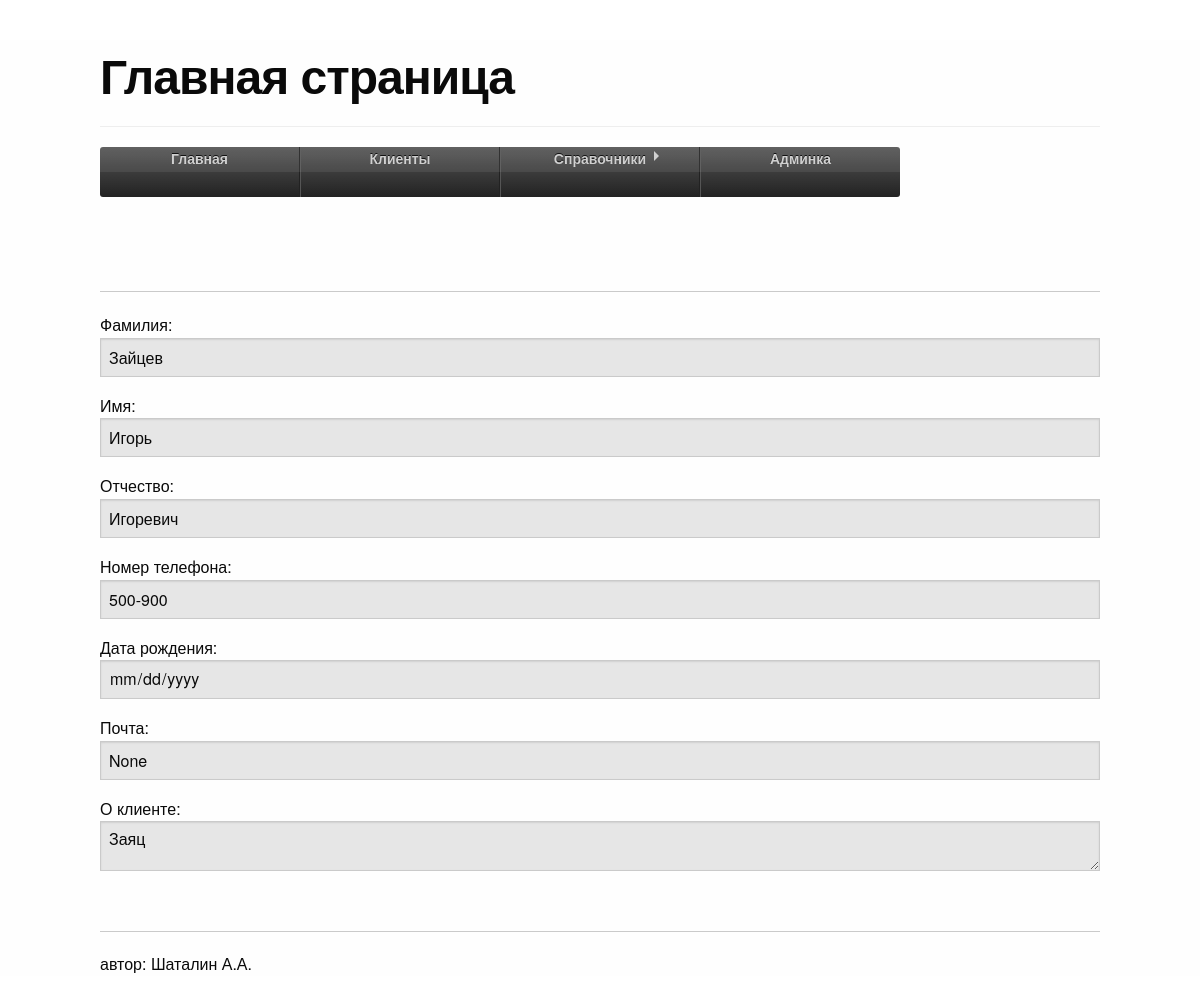
Screenshot of /clients/get/4/ with the database file from the repository.
### clientlist/models.py (models this page shows, shortened)
class Clients(models.Model):
    class Meta:
        db_table = 'clients'
    clients_name = models.CharField(max_length=50)
    clients_middlename = models.CharField(max_length=50)
    clients_lastname = models.CharField(max_length=50)
    clients_age = models.DateField(null=True)
    clients_telephone = models.CharField(max_length=11)
    clients_email = models.EmailField(null=True)
    clients_comments = models.TextField()

### clientlist/views.py (the view)
# urls.py: url(r'^clients/get/(?P<clients_id>\d+)/$', client),
def client(request, clients_id):
    args ={}
    args.update(csrf(request))
    args['client'] = Clients.objects.get(id=clients_id)
    args['status'] = 'disabled'
    return render_to_response('client.html', args)

### clientlist/templates/client.html (shortened to what this page needs)
{% extends 'index.html' %}
{% block clients %}
 <form action="/client/post/" method="post" >
     <p>Фамилия:<input type="text" name="clients_lastname" value="{{ client.clients_lastname }}" {{ status }}></p>
     <p>Имя:<input type="text" name="clients_name" value="{{ client.clients_name }}" {{ status }}></p>
     <p>Отчество:<input type="text" name="clients_middlename" value="{{ client.clients_middlename }}" {{ status }}></p>
     <p>Номер телефона:<input type="tel" name="clients_telephone" value="{{ client.clients_telephone}}" {{ status }}> </p>
     <p>Дата рождения:<input type="date" name="clients_age" value="{{ client.clients_age|date:'d/m/Y' }}" {{ status }}></p>
     <p>Почта:<input type="email" name="clients_email" value="{{ client.clients_email }}" {{ status }}></p>
     <p>О клиенте:<textarea name="clients_comments" {{ status }}>{{ client.clients_comments }}</textarea></p>
</form>
{% endblock %}

### static/style/css/css.css (style rules this page uses)
html, body { background: #fff; font: 100% helvetica, arial, sans-serif; margin: 0; padding: 0; }

### rows the page displays
Clients: clients_lastname "Зайцев", clients_name "Игорь", clients_middlename "Игоревич", clients_telephone "500-900", clients_email "None", clients_comments "Заяц"
